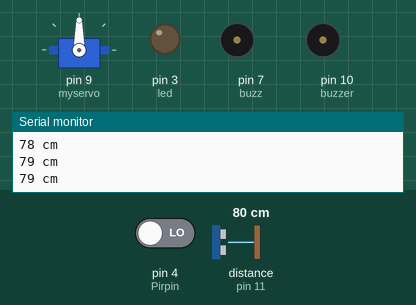
The sketch below on a simulated Arduino Uno, built with avr-gcc and run on an emulated ATmega328P. Parts: servo, output pins drawn as LEDs (lit = HIGH), buzzer (waves = sounding, pin HIGH), the last lines printed to the serial monitor. Wiring (inferred from the names in the program): ultrasonic range finder: trigger pin 12; echo pin 11. The inputs (shaded band) are chosen by the test bench; at power-on: distance to the obstacle (sensor on pin 11) 80 cm, pin 4 (Pirpin) LOW. The echo pulse lasts 58.3 µs per cm; pins used as bus, display or sensor lines are not drawn.

Above: at 1.3 s.
1.4 s: distance to the obstacle (sensor on pin 11) set to 23 cm
2.9 s: distance to the obstacle (sensor on pin 11) set to 18 cm
At 3.4 s:
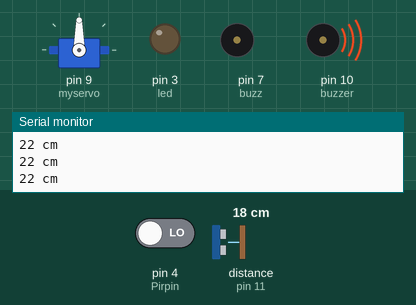
Timing chart, 0 to 11.9 s (numbered marks = the images above; inputs shaded):
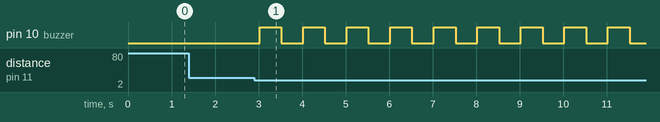

The sketch:

PIRSensor_ServoMotor_Code.ino
```cpp
#include <Servo.h>

Servo myservo;
int pos = 0;
int buzzer=10;
int buzz=7;
#define trigPin 12
#define echoPin 11

//PIR
int Pirpin=4;
int led=3;
int Pirstate=0;

void setup()
{ Serial.begin (9600);
  myservo.attach(9);

  pinMode(trigPin, OUTPUT);
  pinMode(echoPin, INPUT);
   pinMode(buzzer,OUTPUT);
   pinMode(buzz,OUTPUT);

// PIR
 pinMode(Pirpin,INPUT);
  pinMode(led, OUTPUT);
}


void loop()
{ long duration, distance;

  digitalWrite(trigPin, LOW);
  delayMicroseconds(2);

  digitalWrite(trigPin, HIGH);
  delayMicroseconds(10);
  digitalWrite(trigPin, LOW);


  duration = pulseIn(echoPin, HIGH);
  distance = (duration * 0.034) / 2;

  Pirstate=digitalRead(Pirpin);

  if (distance < 20)
  {
      for(int i=0;i<=10;i++){
      digitalWrite(buzzer,HIGH);
      delay(500);
      digitalWrite(buzzer,LOW);
       delay(500);
      }
      digitalWrite(buzzer,HIGH);
      delay(5000);
      digitalWrite(buzzer,HIGH);
  }


      if(Pirstate==HIGH){
          digitalWrite(buzzer,LOW);
          digitalWrite(3,HIGH);
          for(int i=0;i<=5;i++){
               digitalWrite(buzz,HIGH);
               delay(500);
               digitalWrite(buzz,LOW);
               delay(500);
           }
           digitalWrite(buzz,HIGH);
          for (pos = 0; pos <= 180; pos += 1) {
               myservo.write(pos);
               delay(60);
          }
          for (pos = 180; pos >= 0; pos -= 1) {
               myservo.write(pos);
                delay(60);
          }
          digitalWrite(3,LOW);
          digitalWrite(buzz,LOW);

       }
       else{
        digitalWrite(3,LOW);
       }
  Serial.print(distance);
  Serial.println(" cm");
  delay(500);
  }


//}
```

Measured:
- the behaviour switches between 21 and 20 cm on distance to the obstacle (sensor on pin 11) (found by bisection; images 0 and 1)
- after the input at 2.9 s, pin 10 (buzzer): alternates HIGH for 0.50 s and LOW for 0.50 s, starting after 0.12 s
